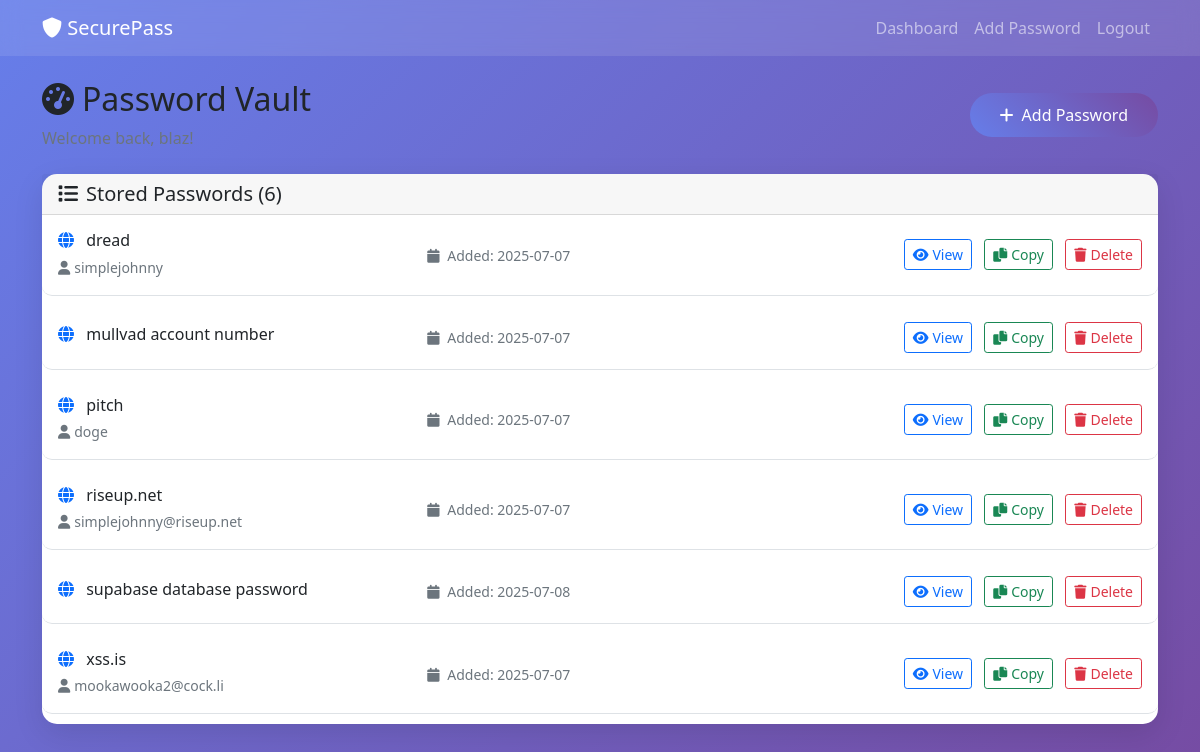
The app's page /dashboard (signed in) with its own data.
### tables this page shows
CREATE TABLE passwords (
            id INTEGER PRIMARY KEY AUTOINCREMENT,
            user_id INTEGER NOT NULL,
            service_name TEXT NOT NULL,
            username TEXT,
            encrypted_password TEXT NOT NULL,
            hmac_signature TEXT NOT NULL,
            created_at TIMESTAMP DEFAULT CURRENT_TIMESTAMP,
            updated_at TIMESTAMP DEFAULT CURRENT_TIMESTAMP,
            FOREIGN KEY (user_id) REFERENCES users (id)
        );

### app.py (the view)
@app.route('/dashboard')
@login_required
def dashboard():
    conn = sqlite3.connect(DATABASE)
    cursor = conn.cursor()
    cursor.execute('SELECT * FROM passwords WHERE user_id = ? ORDER BY service_name', (current_user.id,))
    passwords = cursor.fetchall()
    conn.close()
    return render_template('dashboard.html', passwords=passwords)

### app.py (called while the page is built)
@login_manager.user_loader
def load_user(user_id):
    conn = sqlite3.connect(DATABASE)
    cursor = conn.cursor()
    cursor.execute('SELECT * FROM users WHERE id = ?', (user_id,))
    user_data = cursor.fetchone()
    conn.close()
    if user_data:
        return User(user_data[0], user_data[1], user_data[2], user_data[3])
    return None

### templates/dashboard.html (shortened to what this page needs)
{% extends "base.html" %}
{% block content %}
<div class="row">
    <div class="col-12">
        <div class="d-flex justify-content-between align-items-center mb-4">
            <div>
                <h2><i class="fas fa-tachometer-alt me-2"></i>Password Vault</h2>
                <p class="text-muted mb-0">Welcome back, {{ current_user.username }}!</p>
            </div>
            <a href="{{ url_for('add_password') }}" class="btn btn-primary">
                <i class="fas fa-plus me-2"></i>Add Password
            </a>
        </div>
    </div>
</div>
<div class="row">
    <div class="col-12">
        {% if passwords %}
            <div class="card">
                <div class="card-header">
                    <h5 class="mb-0"><i class="fas fa-list me-2"></i>Stored Passwords ({{ passwords|length }})</h5>
                </div>
                <div class="card-body p-0">
                    {% for password in passwords %}
                        <div class="password-item p-3 border-bottom">
                            <div class="row align-items-center">
                                <div class="col-md-4">
                                    <h6 class="mb-1">
                                        <i class="fas fa-globe me-2 text-primary"></i>
                                        {{ password[2] }}
                                    </h6>
                                    {% if password[3] %}
                                        <small class="text-muted">
                                            <i class="fas fa-user me-1"></i>{{ password[3] }}
                                        </small>
                                    {% endif %}
                                </div>
                                <div class="col-md-3">
                                    <small class="text-muted">
                                        <i class="fas fa-calendar me-1"></i>
                                        Added: {{ password[6][:10] if password[6] else 'Unknown' }}
                                    </small>
                                </div>
                                <div class="col-md-5 text-end">
                                    <button class="btn btn-outline-primary btn-sm me-2"
                                            onclick="viewPassword({{ password[0] }})">
                                        <i class="fas fa-eye me-1"></i>View
                                    </button>
                                    <button class="btn btn-outline-success btn-sm me-2"
                                            onclick="copyPassword({{ password[0] }})">
                                        <i class="fas fa-copy me-1"></i>Copy
                                    </button>
                                    <button class="btn btn-outline-danger btn-sm"
                                            onclick="deletePassword({{ password[0] }}, '{{ password[2] }}')">
                                        <i class="fas fa-trash me-1"></i>Delete
                                    </button>
                                </div>
                            </div>
                        </div>
                    {% endfor %}
                </div>
            </div>
        {% endif %}
    </div>
</div>
{% endblock %}

### templates/base.html (shortened to what this page needs)
<!DOCTYPE html>
<html lang="en">
<head>
    <link href="https://cdn.jsdelivr.net/npm/bootstrap@5.1.3/dist/css/bootstrap.min.css" rel="stylesheet">
    <link href="https://cdnjs.cloudflare.com/ajax/libs/font-awesome/6.0.0/css/all.min.css" rel="stylesheet">
</head>
<body>
    <nav class="navbar navbar-expand-lg navbar-dark">
        <div class="container">
            <a class="navbar-brand" href="{{ url_for('index') }}">
                <i class="fas fa-shield-alt"></i> SecurePass
            </a>
            <div class="navbar-nav ms-auto">
                {% if current_user.is_authenticated %}
                    <a class="nav-link" href="{{ url_for('dashboard') }}">Dashboard</a>
                    <a class="nav-link" href="{{ url_for('add_password') }}">Add Password</a>
                    <a class="nav-link" href="{{ url_for('logout') }}">Logout</a>
                {% else %}
                    <a class="nav-link" href="{{ url_for('login') }}">Login</a>
                    <a class="nav-link" href="{{ url_for('register') }}">Register</a>
                {% endif %}
            </div>
        </div>
    </nav>
    <div class="container mt-4">
        {% block content %}{% endblock %}
    </div>
</body>
</html>

### templates/base.html (style rules this page uses)
body { background: linear-gradient(135deg, #667eea 0%, #764ba2 100%); min-height: 100vh; font-family: 'Segoe UI', Tahoma, Geneva, Verdana, sans-serif; }
.card { border: none; border-radius: 15px; box-shadow: 0 10px 30px rgba(0,0,0,0.1); }
.btn-primary { background: linear-gradient(45deg, #667eea, #764ba2); border: none; border-radius: 25px; padding: 10px 30px; }
.navbar { background: rgba(255,255,255,0.1) !important; backdrop-filter: blur(10px); }
.password-item { background: rgba(255,255,255,0.9); border-radius: 10px; margin-bottom: 10px; transition: all 0.3s ease; }

### records on screen
passwords: service_name "dread", username "simplejohnny", created_at "2025-07-07"
passwords: service_name "mullvad account number", created_at "2025-07-07"
passwords: service_name "pitch", username "doge", created_at "2025-07-07"
passwords: service_name "riseup.net", username "simplejohnny@riseup.net", created_at "2025-07-07"
passwords: service_name "supabase database password", created_at "2025-07-08"
passwords: service_name "xss.is", username "mookawooka2@cock.li", created_at "2025-07-07"

### other values on screen
{{ passwords|length }} "6"
